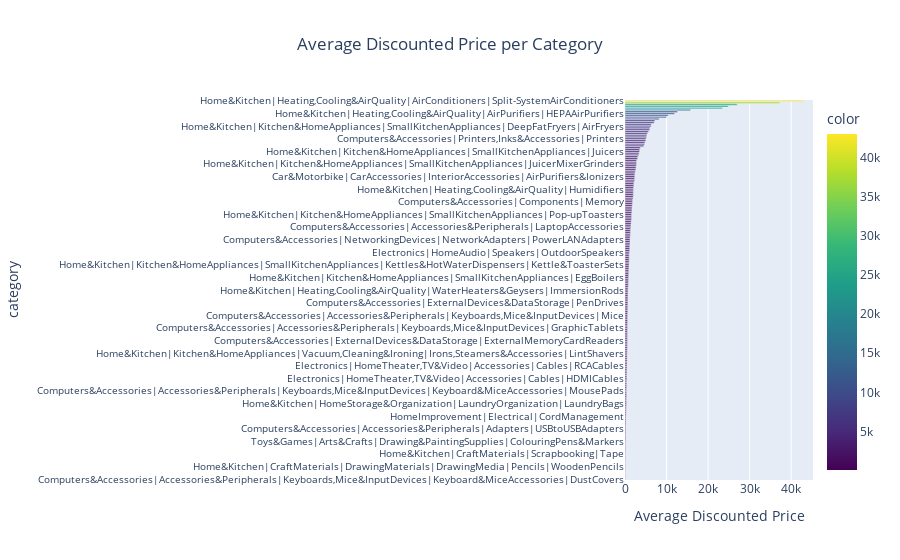

Notebook code for this chart:
### Code cell
import plotly.express as px
avg_discounted_price = df.groupby('category')['discounted_price'].mean()

fig = px.bar(
    avg_discounted_price,
    x=avg_discounted_price.values,
    y=avg_discounted_price.index,
    title='Average Discounted Price per Category',
    labels={'x': 'Average Discounted Price', 'y': 'Category'},
    orientation='h',
    color=avg_discounted_price.values,
    color_continuous_scale='Viridis'
)

fig.update_layout(
    yaxis={'categoryorder':'total ascending', 'tickfont': {'size': 10}},
    title={'x': 0.5},
)

fig.show()

### Figure 1 — Plotly figure (JSON) as saved in the notebook; plotly's stock layout.template omitted (floating-point values rounded to 4 significant figures; data arrays with more than 128 entries replaced by an {"elided": "..."} marker saying what was removed)
{"data": [{"alignmentgroup": "True", "hovertemplate": "Average Discounted Price=%{x}<br>category=%{y}<br>color=%{marker.color}<extra></extra>", "legendgroup": "", "marker": {"color": {"elided": "211 float values"}, "coloraxis": "coloraxis", "pattern": {"shape": ""}}, "name": "", "offsetgroup": "", "orientation": "h", "showlegend": false, "textposition": "auto", "type": "bar", "x": {"elided": "211 float values"}, "xaxis": "x", "y": {"elided": "211 str values"}, "yaxis": "y"}], "layout": {"barmode": "relative", "coloraxis": {"colorbar": {"title": {"text": "color"}}, "colorscale": [[0, "#440154"], [0.1111, "#482878"], [0.2222, "#3e4989"], [0.3333, "#31688e"], [0.4444, "#26828e"], [0.5556, "#1f9e89"], [0.6667, "#35b779"], [0.7778, "#6ece58"], [0.8889, "#b5de2b"], [1, "#fde725"]]}, "legend": {"tracegroupgap": 0}, "title": {"text": "Average Discounted Price per Category", "x": 0.5}, "xaxis": {"anchor": "y", "domain": [0, 1], "title": {"text": "Average Discounted Price"}}, "yaxis": {"anchor": "x", "categoryorder": "total ascending", "domain": [0, 1], "tickfont": {"size": 10}, "title": {"text": "category"}}}}
